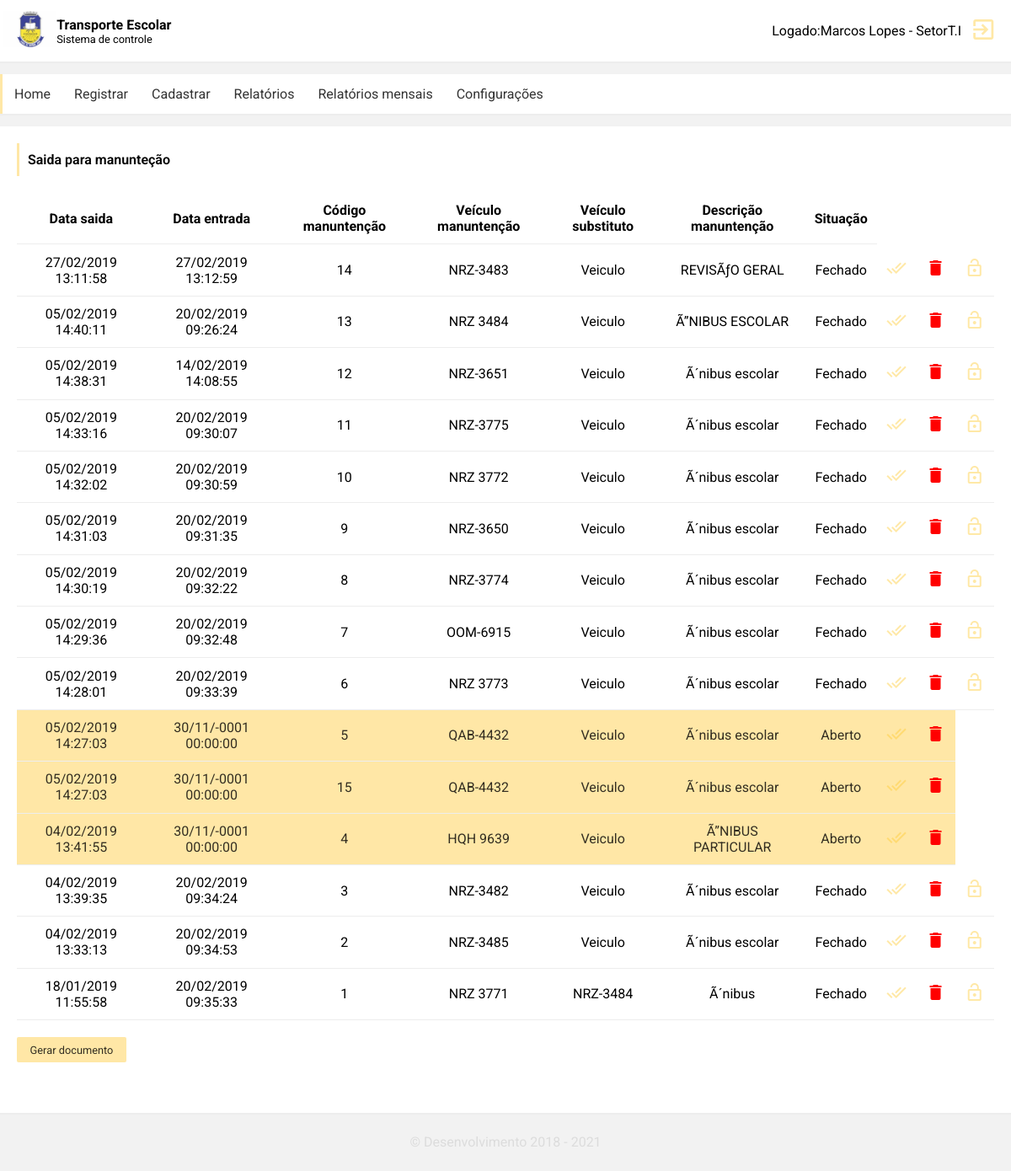
Page /pages/relatorios/relatorio_saida_manuntencao.php (signed in) on the earlier database version.
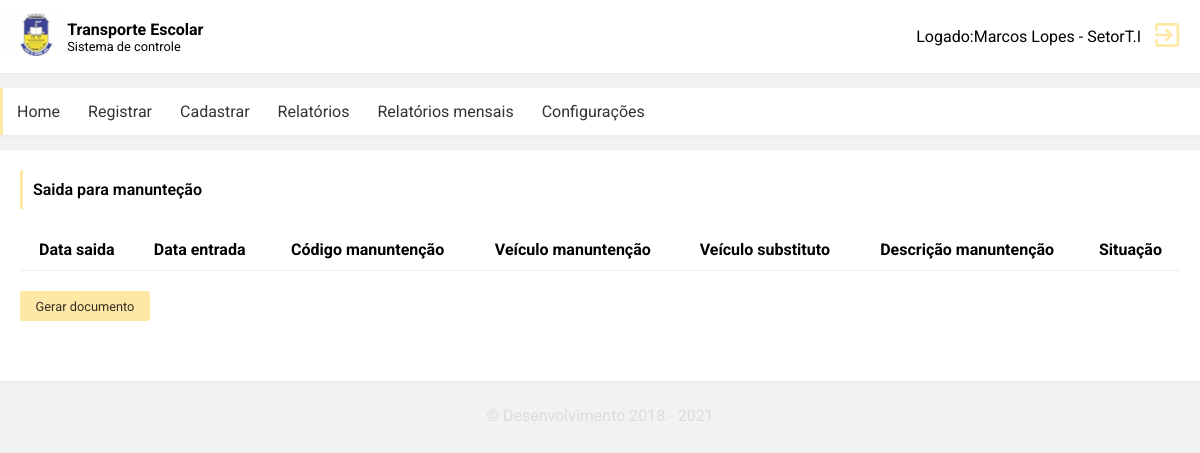
Same page on the later database version.
### tables this page shows
CREATE TABLE `saida_para_manuntencao` (
  `id_saida_manuntencao` int(11) NOT NULL PRIMARY KEY AUTO_INCREMENT,
  `km_retorno_veiculo` text,
  `km_saida_veiculo` text,
  `data_retorno_veiculo` datetime DEFAULT NULL,
  `status` varchar(80) DEFAULT NULL,
  `data_saida_veiculo` datetime DEFAULT NULL,
  `veiculo_substituicao` varchar(60) DEFAULT NULL,
  `id_veiculo` int(11) DEFAULT NULL,
  `desc_manuntencao` text
);

CREATE TABLE `veiculos` (
  `placa_veiculo` char(8) DEFAULT NULL,
  `id_veiculo` int(11) NOT NULL,
  `descricao_veiculo` text,
  `status` varchar(60) DEFAULT NULL,
  `id_categoria` int(11) DEFAULT NULL
);

### php/config/Database.connect.php (called while the page is built, shortened)
<?php
		class Connect
		{
			public function connect()
			{
				$this->connect = mysqli_connect($GLOBALS['config']['host'],$GLOBALS['config']['user'],$GLOBALS['config']['password'],$GLOBALS['config']['dbname']);
			}
		}
 ?>

### php/controllers/saida_manuntencao.php (the view, shortened to what this page needs)
<?php
	 function all_manuntencao($pagina)
	 {
		$GLOBALS['Recursos']->paginação($GLOBALS['Recursos']->Query($GLOBALS['selects']->all_saida_manuntencoes_relacionamento()),$GLOBALS['selects']->all_saida_manuntencoes_relacionamento(),$pagina,function($dados){
			if($dados[4] == 'Aberto'){
				echo "<tr class='danger'>
									<td>".$GLOBALS['Recursos']->formatdata($dados[5])."</td>
									<td>".$GLOBALS['Recursos']->formatdata($dados[3])."</td>
									<td>".$dados[0]."</td>
									<td>".$dados[9]."</td>
									<td>".$dados[6]."</td>
									 <td>".$dados[8]."</td>
									<td>".$dados[4]."</td>
									<td><a href='../../php/request.php?page=manuntenção/visuzalizar&id=".$dados[0]."'><i class='material-icons' title='Fechar saida manuntenção registrada. '>done_all</i></a></td>
									 <td><a onclick=janela_mensagem('Remover','veiculo','../../php/request.php?page=excluir/manuntenção&id=".$dados[0]."')><i class='material-icons status_indisponível' title='Remover saida manuntenção registrada. '>delete</i></a></td>
									</tr>";
			}else{
				echo "<tr>
										<td>".$GLOBALS['Recursos']->formatdata($dados[5])."</td>
										<td>".$GLOBALS['Recursos']->formatdata($dados[3])."</td>
										<td>".$dados[0]."</td>
										<td>".$dados[9]."</td>
										<td>".$dados[6]."</td>
										 <td>".$dados[8]."</td>
										<td>".$dados[4]."</td>
										<td><a href='../../php/request.php?page=manuntenção/visuzalizar&id=".$dados[0]."'><i class='material-icons'  title='Visualizar informações registrada na saida para manuntenção . '>done_all</i></a></td>
										 <td><a onclick=janela_mensagem('Excluir','manuntenção','../../php/request.php?page=excluir/manuntenção&id=".$dados[0]."')><i class='material-icons status_indisponível' title='Remover saida manuntenção registrada. ' >delete</i></a></td>
										 <td><a onclick=janela_mensagem('Abrir','manunutencao','../../php/request.php?page=abrir/manuntenção&id=".$dados[0]."')><i class='material-icons 'title='Reabrir saida manuntenção registrada. '>lock_open</i></a></td>
										</tr>";
			}
		},function($paginas)
		{
			if($paginas > 1){
				 for($i = 1; $i < ($paginas + 1); $i++) {
							echo "<div class='paginação'><a  href='../../pages/relatorios/relatorio_saida_manuntencao?pagina=$i'>".$i."</a></div> ";
					}
				}
		});
	 }
 ?>

### php/recursos.php (shortened to what this page needs)
<?php
	include 'config/Database.connect.php';
	class Recursos extends Connect
	{
		public function paginação($query,$select,$pagina,$callback,$callback2){
			$this->registros = $GLOBALS['config']['quantidade_registros'] ;
			$this->começo = ($this->registros*$pagina) - $this->registros;
			$this->produtos =  mysqli_query($this->connect,"".$select." limit $this->começo,$this->registros");
    		while($this->fect =  mysqli_fetch_array($this->produtos)){
				 $callback($this->fect);
			}
		}
		public function formatdata($datatime)
		{
          return (new DateTime($datatime))->format('d/m/Y H:i:s');
		}
	}
?>

Differences in the rows shown:
removed saida_para_manuntencao: data_saida_veiculo "27/02/2019 13:11:58", data_retorno_veiculo "27/02/2019 13:12:59", id_saida_manuntencao "14", id_veiculo.placa_veiculo "NRZ-3483", veiculo_substituicao "Veiculo", desc_manuntencao "REVISÃƒO GERAL", status "Fechado"
removed saida_para_manuntencao: data_saida_veiculo "05/02/2019 14:40:11", data_retorno_veiculo "20/02/2019 09:26:24", id_saida_manuntencao "13", id_veiculo.placa_veiculo "NRZ 3484", veiculo_substituicao "Veiculo", desc_manuntencao "Ã”NIBUS ESCOLAR", status "Fechado"
removed saida_para_manuntencao: data_saida_veiculo "05/02/2019 14:38:31", data_retorno_veiculo "14/02/2019 14:08:55", id_saida_manuntencao "12", id_veiculo.placa_veiculo "NRZ-3651", veiculo_substituicao "Veiculo", desc_manuntencao "Ã´nibus escolar", status "Fechado"
removed saida_para_manuntencao: data_saida_veiculo "05/02/2019 14:33:16", data_retorno_veiculo "20/02/2019 09:30:07", id_saida_manuntencao "11", id_veiculo.placa_veiculo "NRZ-3775", veiculo_substituicao "Veiculo", desc_manuntencao "Ã´nibus escolar", status "Fechado"
removed saida_para_manuntencao: data_saida_veiculo "05/02/2019 14:32:02", data_retorno_veiculo "20/02/2019 09:30:59", id_saida_manuntencao "10", id_veiculo.placa_veiculo "NRZ 3772", veiculo_substituicao "Veiculo", desc_manuntencao "Ã´nibus escolar", status "Fechado"
removed saida_para_manuntencao: data_saida_veiculo "05/02/2019 14:31:03", data_retorno_veiculo "20/02/2019 09:31:35", id_saida_manuntencao "9", id_veiculo.placa_veiculo "NRZ-3650", veiculo_substituicao "Veiculo", desc_manuntencao "Ã´nibus escolar", status "Fechado"
removed saida_para_manuntencao: data_saida_veiculo "05/02/2019 14:30:19", data_retorno_veiculo "20/02/2019 09:32:22", id_saida_manuntencao "8", id_veiculo.placa_veiculo "NRZ-3774", veiculo_substituicao "Veiculo", desc_manuntencao "Ã´nibus escolar", status "Fechado"
removed saida_para_manuntencao: data_saida_veiculo "05/02/2019 14:29:36", data_retorno_veiculo "20/02/2019 09:32:48", id_saida_manuntencao "7", id_veiculo.placa_veiculo "OOM-6915", veiculo_substituicao "Veiculo", desc_manuntencao "Ã´nibus escolar", status "Fechado"
removed saida_para_manuntencao: data_saida_veiculo "05/02/2019 14:28:01", data_retorno_veiculo "20/02/2019 09:33:39", id_saida_manuntencao "6", id_veiculo.placa_veiculo "NRZ 3773", veiculo_substituicao "Veiculo", desc_manuntencao "Ã´nibus escolar", status "Fechado"
removed saida_para_manuntencao: data_saida_veiculo "05/02/2019 14:27:03", data_retorno_veiculo "30/11/-0001 00:00:00", id_saida_manuntencao "5", id_veiculo.placa_veiculo "QAB-4432", veiculo_substituicao "Veiculo", desc_manuntencao "Ã´nibus escolar", status "Aberto"
removed saida_para_manuntencao: data_saida_veiculo "05/02/2019 14:27:03", data_retorno_veiculo "30/11/-0001 00:00:00", id_saida_manuntencao "15", id_veiculo.placa_veiculo "QAB-4432", veiculo_substituicao "Veiculo", desc_manuntencao "Ã´nibus escolar", status "Aberto"
removed saida_para_manuntencao: data_saida_veiculo "04/02/2019 13:41:55", data_retorno_veiculo "30/11/-0001 00:00:00", id_saida_manuntencao "4", id_veiculo.placa_veiculo "HQH 9639", veiculo_substituicao "Veiculo", desc_manuntencao "Ã”NIBUS PARTICULAR", status "Aberto"
removed saida_para_manuntencao: data_saida_veiculo "04/02/2019 13:39:35", data_retorno_veiculo "20/02/2019 09:34:24", id_saida_manuntencao "3", id_veiculo.placa_veiculo "NRZ-3482", veiculo_substituicao "Veiculo", desc_manuntencao "Ã´nibus escolar", status "Fechado"
removed saida_para_manuntencao: data_saida_veiculo "04/02/2019 13:33:13", data_retorno_veiculo "20/02/2019 09:34:53", id_saida_manuntencao "2", id_veiculo.placa_veiculo "NRZ-3485", veiculo_substituicao "Veiculo", desc_manuntencao "Ã´nibus escolar", status "Fechado"
removed saida_para_manuntencao: data_saida_veiculo "18/01/2019 11:55:58", data_retorno_veiculo "20/02/2019 09:35:33", id_saida_manuntencao "1", id_veiculo.placa_veiculo "NRZ 3771", veiculo_substituicao "NRZ-3484", desc_manuntencao "Ã´nibus", status "Fechado"
